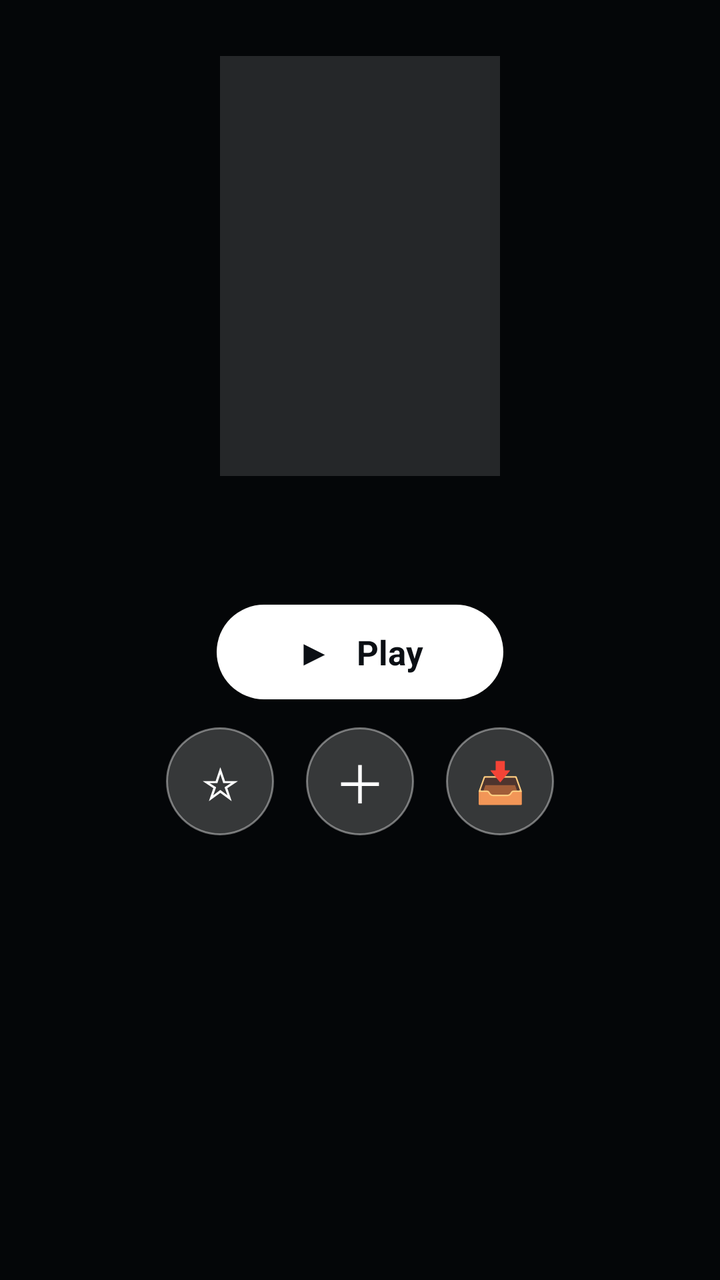
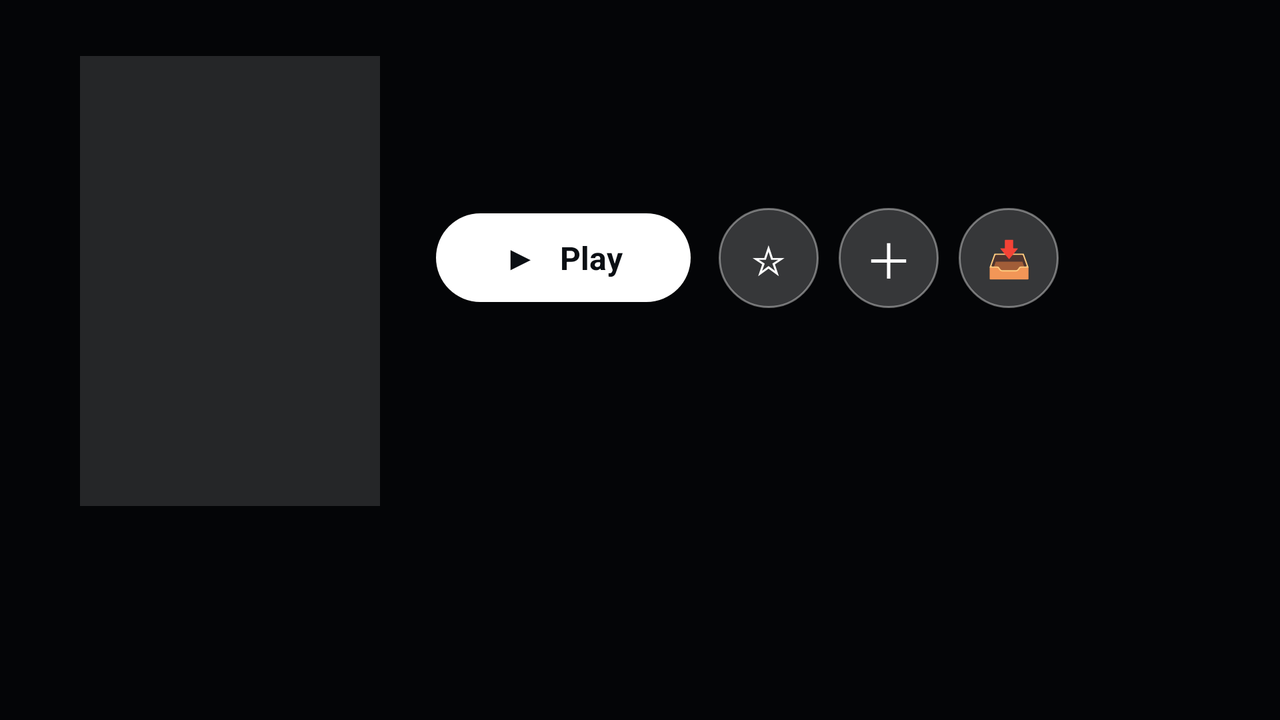

First picture: res/layout/ on a phone held upright. Second picture: the repository's own variant of that layout, on a device whose configuration matches the variant's folder. Source for both follows.
<!-- AndroidManifest.xml: application theme AppTheme -->
<!-- res/layout/activity_movie_detail.xml -->
<?xml version="1.0" encoding="utf-8"?>
<FrameLayout xmlns:android="http://schemas.android.com/apk/res/android"
    android:layout_width="match_parent"
    android:layout_height="match_parent"
    android:background="#0B0F14">

    
    <ImageView
        android:id="@+id/backdrop"
        android:layout_width="match_parent"
        android:layout_height="match_parent"
        android:scaleType="centerCrop"
        android:alpha="0.5"
        android:contentDescription="@null" />

    <View
        android:layout_width="match_parent"
        android:layout_height="match_parent"
        android:background="#99000000" />

    <androidx.core.widget.NestedScrollView
        android:layout_width="match_parent"
        android:layout_height="match_parent"
        android:fillViewport="true">

        <LinearLayout
            android:layout_width="match_parent"
            android:layout_height="wrap_content"
            android:orientation="vertical"
            android:gravity="center_horizontal"
            android:paddingHorizontal="24dp"
            android:paddingTop="28dp"
            android:paddingBottom="40dp">

            <ImageView
                android:id="@+id/poster"
                android:layout_width="140dp"
                android:layout_height="210dp"
                android:scaleType="centerCrop"
                android:background="#22FFFFFF"
                android:contentDescription="@null" />

            <TextView
                android:id="@+id/title"
                android:layout_width="wrap_content"
                android:layout_height="wrap_content"
                android:layout_marginTop="16dp"
                android:gravity="center"
                android:textColor="#ffffff"
                android:textSize="24sp"
                android:textStyle="bold" />

            <TextView
                android:id="@+id/tagline"
                android:layout_width="wrap_content"
                android:layout_height="wrap_content"
                android:layout_marginTop="4dp"
                android:gravity="center"
                android:textColor="#b9c4d0"
                android:textStyle="italic"
                android:textSize="14sp"
                android:visibility="gone" />

            <TextView
                android:id="@+id/playBtn"
                android:layout_width="wrap_content"
                android:layout_height="wrap_content"
                android:layout_marginTop="16dp"
                android:text="▶   Play"
                android:textColor="#0B0F14"
                android:textSize="17sp"
                android:textStyle="bold"
                android:paddingHorizontal="40dp"
                android:paddingVertical="12dp"
                android:background="@drawable/play_pill"
                android:focusable="true"
                android:clickable="true" />

            <LinearLayout
                android:layout_width="wrap_content"
                android:layout_height="wrap_content"
                android:layout_marginTop="14dp"
                android:orientation="horizontal"
                android:gravity="center">

                <TextView android:id="@+id/favBtn"
                    android:layout_width="54dp" android:layout_height="54dp"
                    android:layout_marginHorizontal="8dp"
                    android:gravity="center" android:text="☆" android:textSize="22sp"
                    android:textColor="#ffffff" android:background="@drawable/icon_circle"
                    android:focusable="true" android:clickable="true" />

                <TextView android:id="@+id/laterBtn"
                    android:layout_width="54dp" android:layout_height="54dp"
                    android:layout_marginHorizontal="8dp"
                    android:gravity="center" android:text="＋" android:textSize="26sp"
                    android:textColor="#ffffff" android:background="@drawable/icon_circle"
                    android:focusable="true" android:clickable="true" />

                <TextView android:id="@+id/dlBtn"
                    android:layout_width="54dp" android:layout_height="54dp"
                    android:layout_marginHorizontal="8dp"
                    android:gravity="center" android:text="📥" android:textSize="20sp"
                    android:textColor="#ffffff" android:background="@drawable/icon_circle"
                    android:focusable="true" android:clickable="true" />
            </LinearLayout>

            <TextView
                android:id="@+id/meta"
                android:layout_width="wrap_content"
                android:layout_height="wrap_content"
                android:layout_marginTop="16dp"
                android:gravity="center"
                android:textColor="#cfd8e3"
                android:textSize="14sp" />

            <TextView
                android:id="@+id/overview"
                android:layout_width="match_parent"
                android:layout_height="wrap_content"
                android:layout_marginTop="14dp"
                android:textColor="#dfe7ef"
                android:textSize="15sp"
                android:lineSpacingMultiplier="1.15"
                android:maxLines="5"
                android:ellipsize="end" />

            <TextView
                android:id="@+id/moreBtn"
                android:layout_width="wrap_content"
                android:layout_height="wrap_content"
                android:layout_marginTop="6dp"
                android:text="More"
                android:textColor="#19c37d"
                android:textStyle="bold"
                android:padding="6dp"
                android:focusable="true"
                android:clickable="true"
                android:visibility="gone" />

            <TextView
                android:id="@+id/seasonBtn"
                android:layout_width="wrap_content"
                android:layout_height="wrap_content"
                android:layout_marginTop="20dp"
                android:text="Season 1  ▾"
                android:textColor="#ffffff"
                android:textSize="16sp"
                android:textStyle="bold"
                android:paddingHorizontal="22dp"
                android:paddingVertical="10dp"
                android:background="@drawable/icon_circle"
                android:focusable="true"
                android:clickable="true"
                android:visibility="gone" />

            <HorizontalScrollView
                android:id="@+id/episodesScroll"
                android:layout_width="match_parent"
                android:layout_height="wrap_content"
                android:layout_marginTop="10dp"
                android:scrollbars="none"
                android:visibility="gone">

                <LinearLayout
                    android:id="@+id/episodesRow"
                    android:layout_width="wrap_content"
                    android:layout_height="wrap_content"
                    android:orientation="horizontal" />
            </HorizontalScrollView>

            <TextView
                android:id="@+id/trailersHeader"
                android:layout_width="match_parent"
                android:layout_height="wrap_content"
                android:layout_marginTop="20dp"
                android:text="Trailers"
                android:textColor="#ffffff"
                android:textSize="18sp"
                android:textStyle="bold"
                android:visibility="gone" />

            <HorizontalScrollView
                android:id="@+id/trailersScroll"
                android:layout_width="match_parent"
                android:layout_height="wrap_content"
                android:layout_marginTop="8dp"
                android:scrollbars="none"
                android:visibility="gone">

                <LinearLayout
                    android:id="@+id/trailersRow"
                    android:layout_width="wrap_content"
                    android:layout_height="wrap_content"
                    android:orientation="horizontal" />
            </HorizontalScrollView>

            <TextView
                android:id="@+id/castHeader"
                android:layout_width="match_parent"
                android:layout_height="wrap_content"
                android:layout_marginTop="20dp"
                android:text="Cast"
                android:textColor="#ffffff"
                android:textSize="18sp"
                android:textStyle="bold"
                android:visibility="gone" />

            <HorizontalScrollView
                android:id="@+id/castScroll"
                android:layout_width="match_parent"
                android:layout_height="wrap_content"
                android:layout_marginTop="8dp"
                android:scrollbars="none"
                android:visibility="gone">

                <LinearLayout
                    android:id="@+id/castRow"
                    android:layout_width="wrap_content"
                    android:layout_height="wrap_content"
                    android:orientation="horizontal" />
            </HorizontalScrollView>
        </LinearLayout>
    </androidx.core.widget.NestedScrollView>
</FrameLayout>
<!-- resources referenced by this layout -->
<resources>
  <!-- drawable icon_circle (drawable) -->
  <?xml version="1.0" encoding="utf-8"?>
  <selector xmlns:android="http://schemas.android.com/apk/res/android">
      <item android:state_focused="true">
          <shape android:shape="oval">
              <solid android:color="#19C37D" />
          </shape>
      </item>
      <item>
          <shape android:shape="oval">
              <solid android:color="#33FFFFFF" />
              <stroke android:width="1dp" android:color="#66FFFFFF" />
          </shape>
      </item>
  </selector>
  <!-- drawable play_pill (drawable) -->
  <?xml version="1.0" encoding="utf-8"?>
  <selector xmlns:android="http://schemas.android.com/apk/res/android">
      
      <item android:state_focused="true">
          <shape android:shape="rectangle">
              <solid android:color="#19C37D" />
              <corners android:radius="26dp" />
          </shape>
      </item>
      <item>
          <shape android:shape="rectangle">
              <solid android:color="#FFFFFF" />
              <corners android:radius="26dp" />
          </shape>
      </item>
  </selector>
  <style name="AppTheme" parent="Theme.AppCompat.NoActionBar">
          <item name="android:windowBackground">@drawable/window_bg</item>
          <item name="colorPrimary">@color/accent</item>
          <item name="colorAccent">@color/accent</item>
          <item name="android:textColor">@color/text</item>
          <item name="android:colorControlActivated">@color/accent</item>
          <item name="android:colorControlHighlight">#3319C37D</item>
          <item name="alertDialogTheme">@style/AppDialog</item>
          <item name="android:alertDialogTheme">@style/AppDialog</item>
      </style>
  <!-- drawable window_bg (drawable) -->
  <?xml version="1.0" encoding="utf-8"?>
  <shape xmlns:android="http://schemas.android.com/apk/res/android" android:shape="rectangle">
      <gradient
          android:type="linear"
          android:angle="270"
          android:startColor="@color/bg_top"
          android:endColor="@color/bg_bottom" />
  </shape>
  <color name="accent">#19C37D</color>
  <color name="text">#EAF1F7</color>
  <style name="AppDialog" parent="Theme.AppCompat.Dialog.Alert">
          <item name="android:windowBackground">@drawable/dialog_bg</item>
          <item name="colorAccent">@color/accent</item>
          <item name="android:textColorPrimary">@color/text</item>
          <item name="android:textColorSecondary">@color/text_muted</item>
          <item name="colorControlActivated">@color/accent</item>
      </style>
  <color name="bg_top">#0F1620</color>
  <color name="bg_bottom">#090D14</color>
  <!-- drawable dialog_bg (drawable) -->
  <?xml version="1.0" encoding="utf-8"?>
  <shape xmlns:android="http://schemas.android.com/apk/res/android" android:shape="rectangle">
      <solid android:color="@color/dialog_bg" />
      <stroke android:width="1dp" android:color="@color/stroke" />
      <corners android:radius="18dp" />
  </shape>
  <color name="text_muted">#93A1B0</color>
  <color name="dialog_bg">#161D27</color>
  <color name="stroke">#21303F</color>
</resources>
<!-- res/layout-land/activity_movie_detail.xml (the repository's variant of the layout above) -->
<!-- drawn on the phone turned sideways -->
<?xml version="1.0" encoding="utf-8"?>
<FrameLayout xmlns:android="http://schemas.android.com/apk/res/android"
    android:layout_width="match_parent"
    android:layout_height="match_parent"
    android:background="#0B0F14">

    <ImageView
        android:id="@+id/backdrop"
        android:layout_width="match_parent"
        android:layout_height="match_parent"
        android:scaleType="centerCrop"
        android:alpha="0.5"
        android:contentDescription="@null" />

    <View
        android:layout_width="match_parent"
        android:layout_height="match_parent"
        android:background="#aa000000" />

    <androidx.core.widget.NestedScrollView
        android:layout_width="match_parent"
        android:layout_height="match_parent"
        android:fillViewport="true">

        <LinearLayout
            android:layout_width="match_parent"
            android:layout_height="wrap_content"
            android:orientation="vertical"
            android:paddingHorizontal="40dp"
            android:paddingTop="28dp"
            android:paddingBottom="36dp">

            
            <LinearLayout
                android:layout_width="match_parent"
                android:layout_height="wrap_content"
                android:orientation="horizontal">

                <ImageView
                    android:id="@+id/poster"
                    android:layout_width="150dp"
                    android:layout_height="225dp"
                    android:scaleType="centerCrop"
                    android:background="#22FFFFFF"
                    android:contentDescription="@null" />

                <LinearLayout
                    android:layout_width="0dp"
                    android:layout_height="wrap_content"
                    android:layout_weight="1"
                    android:layout_marginStart="28dp"
                    android:orientation="vertical">

                    <TextView
                        android:id="@+id/title"
                        android:layout_width="match_parent"
                        android:layout_height="wrap_content"
                        android:textColor="#ffffff"
                        android:textSize="26sp"
                        android:textStyle="bold" />

                    <TextView
                        android:id="@+id/tagline"
                        android:layout_width="match_parent"
                        android:layout_height="wrap_content"
                        android:layout_marginTop="4dp"
                        android:textColor="#b9c4d0"
                        android:textStyle="italic"
                        android:textSize="14sp"
                        android:visibility="gone" />

                    <TextView
                        android:id="@+id/meta"
                        android:layout_width="match_parent"
                        android:layout_height="wrap_content"
                        android:layout_marginTop="8dp"
                        android:textColor="#cfd8e3"
                        android:textSize="14sp" />

                    <LinearLayout
                        android:layout_width="wrap_content"
                        android:layout_height="wrap_content"
                        android:layout_marginTop="14dp"
                        android:orientation="horizontal"
                        android:gravity="center_vertical">

                        <TextView
                            android:id="@+id/playBtn"
                            android:layout_width="wrap_content"
                            android:layout_height="wrap_content"
                            android:text="▶   Play"
                            android:textColor="#0B0F14"
                            android:textSize="16sp"
                            android:textStyle="bold"
                            android:paddingHorizontal="34dp"
                            android:paddingVertical="11dp"
                            android:background="@drawable/play_pill"
                            android:focusable="true"
                            android:clickable="true" />

                        <TextView android:id="@+id/favBtn"
                            android:layout_width="50dp" android:layout_height="50dp"
                            android:layout_marginStart="14dp"
                            android:gravity="center" android:text="☆" android:textSize="20sp"
                            android:textColor="#ffffff" android:background="@drawable/icon_circle"
                            android:focusable="true" android:clickable="true" />

                        <TextView android:id="@+id/laterBtn"
                            android:layout_width="50dp" android:layout_height="50dp"
                            android:layout_marginStart="10dp"
                            android:gravity="center" android:text="＋" android:textSize="24sp"
                            android:textColor="#ffffff" android:background="@drawable/icon_circle"
                            android:focusable="true" android:clickable="true" />

                        <TextView android:id="@+id/dlBtn"
                            android:layout_width="50dp" android:layout_height="50dp"
                            android:layout_marginStart="10dp"
                            android:gravity="center" android:text="📥" android:textSize="18sp"
                            android:textColor="#ffffff" android:background="@drawable/icon_circle"
                            android:focusable="true" android:clickable="true" />
                    </LinearLayout>

                    <TextView
                        android:id="@+id/overview"
                        android:layout_width="match_parent"
                        android:layout_height="wrap_content"
                        android:layout_marginTop="14dp"
                        android:textColor="#dfe7ef"
                        android:textSize="15sp"
                        android:lineSpacingMultiplier="1.15"
                        android:maxLines="4"
                        android:ellipsize="end" />

                    <TextView
                        android:id="@+id/moreBtn"
                        android:layout_width="wrap_content"
                        android:layout_height="wrap_content"
                        android:layout_marginTop="4dp"
                        android:text="More"
                        android:textColor="#19c37d"
                        android:textStyle="bold"
                        android:padding="6dp"
                        android:focusable="true"
                        android:clickable="true"
                        android:visibility="gone" />
                </LinearLayout>
            </LinearLayout>

            <TextView
                android:id="@+id/seasonBtn"
                android:layout_width="wrap_content"
                android:layout_height="wrap_content"
                android:layout_marginTop="20dp"
                android:text="Season 1  ▾"
                android:textColor="#ffffff"
                android:textSize="16sp"
                android:textStyle="bold"
                android:paddingHorizontal="22dp"
                android:paddingVertical="10dp"
                android:background="@drawable/icon_circle"
                android:focusable="true"
                android:clickable="true"
                android:visibility="gone" />

            <HorizontalScrollView
                android:id="@+id/episodesScroll"
                android:layout_width="match_parent"
                android:layout_height="wrap_content"
                android:layout_marginTop="10dp"
                android:scrollbars="none"
                android:visibility="gone">

                <LinearLayout
                    android:id="@+id/episodesRow"
                    android:layout_width="wrap_content"
                    android:layout_height="wrap_content"
                    android:orientation="horizontal" />
            </HorizontalScrollView>

            <TextView
                android:id="@+id/trailersHeader"
                android:layout_width="match_parent"
                android:layout_height="wrap_content"
                android:layout_marginTop="20dp"
                android:text="Trailers"
                android:textColor="#ffffff"
                android:textSize="18sp"
                android:textStyle="bold"
                android:visibility="gone" />

            <HorizontalScrollView
                android:id="@+id/trailersScroll"
                android:layout_width="match_parent"
                android:layout_height="wrap_content"
                android:layout_marginTop="8dp"
                android:scrollbars="none"
                android:visibility="gone">

                <LinearLayout
                    android:id="@+id/trailersRow"
                    android:layout_width="wrap_content"
                    android:layout_height="wrap_content"
                    android:orientation="horizontal" />
            </HorizontalScrollView>

            <TextView
                android:id="@+id/castHeader"
                android:layout_width="match_parent"
                android:layout_height="wrap_content"
                android:layout_marginTop="20dp"
                android:text="Cast"
                android:textColor="#ffffff"
                android:textSize="18sp"
                android:textStyle="bold"
                android:visibility="gone" />

            <HorizontalScrollView
                android:id="@+id/castScroll"
                android:layout_width="match_parent"
                android:layout_height="wrap_content"
                android:layout_marginTop="8dp"
                android:scrollbars="none"
                android:visibility="gone">

                <LinearLayout
                    android:id="@+id/castRow"
                    android:layout_width="wrap_content"
                    android:layout_height="wrap_content"
                    android:orientation="horizontal" />
            </HorizontalScrollView>
        </LinearLayout>
    </androidx.core.widget.NestedScrollView>
</FrameLayout>
